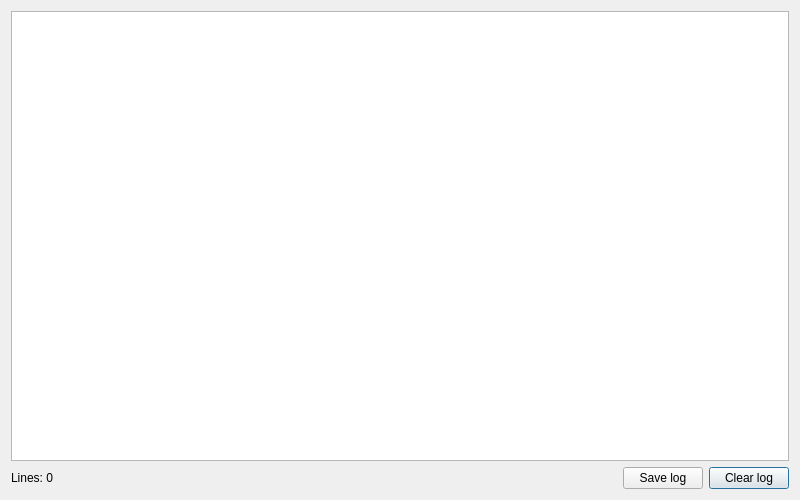
<?xml version="1.0" encoding="UTF-8"?>
<ui version="4.0">
 <class>LogDialog</class>
 <widget class="QDialog" name="LogDialog">
  <property name="geometry">
   <rect>
    <x>0</x>
    <y>0</y>
    <width>800</width>
    <height>500</height>
   </rect>
  </property>
  <property name="minimumSize">
   <size>
    <width>800</width>
    <height>500</height>
   </size>
  </property>
  <property name="windowTitle">
   <string>Logs dialog</string>
  </property>
  <layout class="QGridLayout" name="gridLayout">
   <item row="1" column="3">
    <widget class="QPushButton" name="clearLogButton">
     <property name="text">
      <string>Clear log</string>
     </property>
    </widget>
   </item>
   <item row="1" column="1">
    <spacer name="horizontalSpacer">
     <property name="orientation">
      <enum>Qt::Orientation::Horizontal</enum>
     </property>
     <property name="sizeHint" stdset="0">
      <size>
       <width>40</width>
       <height>20</height>
      </size>
     </property>
    </spacer>
   </item>
   <item row="1" column="2">
    <widget class="QPushButton" name="saveLogButton">
     <property name="text">
      <string>Save log</string>
     </property>
    </widget>
   </item>
   <item row="1" column="0">
    <widget class="QLabel" name="logStatusLabel">
     <property name="text">
      <string>Lines: 0</string>
     </property>
    </widget>
   </item>
   <item row="0" column="0" colspan="4">
    <widget class="QPlainTextEdit" name="logPlainTextEdit">
     <property name="undoRedoEnabled">
      <bool>false</bool>
     </property>
     <property name="readOnly">
      <bool>true</bool>
     </property>
    </widget>
   </item>
  </layout>
 </widget>
 <resources/>
 <connections/>
</ui>
